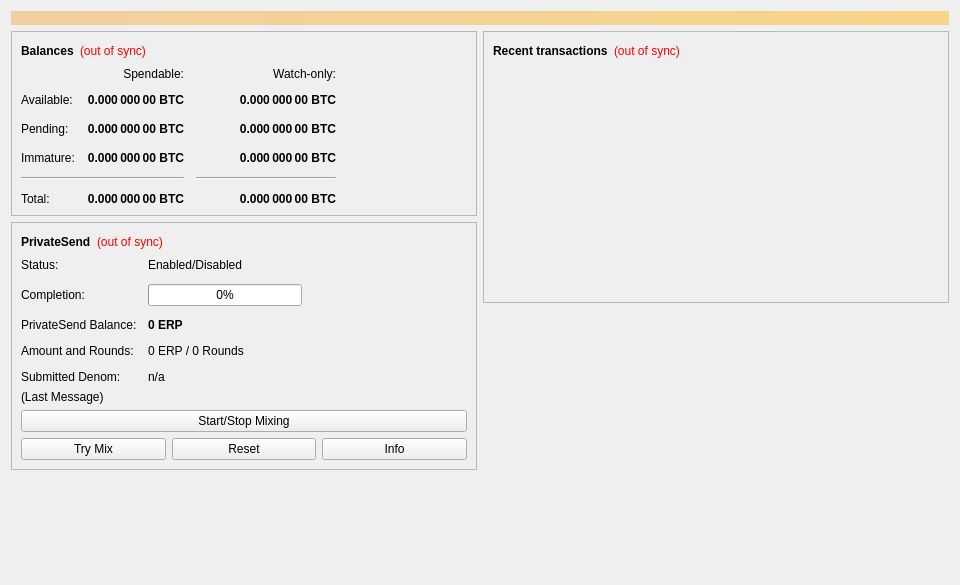
<?xml version="1.0" encoding="UTF-8"?>
<ui version="4.0">
 <class>OverviewPage</class>
 <widget class="QWidget" name="OverviewPage">
  <property name="geometry">
   <rect>
    <x>0</x>
    <y>0</y>
    <width>960</width>
    <height>585</height>
   </rect>
  </property>
  <property name="minimumSize">
   <size>
    <width>960</width>
    <height>0</height>
   </size>
  </property>
  <property name="windowTitle">
   <string>Form</string>
  </property>
  <layout class="QVBoxLayout" name="topLayout">
   <item>
    <widget class="QLabel" name="labelAlerts">
     <property name="visible">
      <bool>false</bool>
     </property>
     <property name="styleSheet">
      <string notr="true">QLabel { background-color: qlineargradient(x1: 0, y1: 0, x2: 1, y2: 0, stop:0 #F0D0A0, stop:1 #F8D488); color:#000000; }</string>
     </property>
     <property name="wordWrap">
      <bool>true</bool>
     </property>
     <property name="margin">
      <number>3</number>
     </property>
     <property name="textInteractionFlags">
      <set>Qt::TextSelectableByMouse</set>
     </property>
    </widget>
   </item>
   <item>
    <layout class="QHBoxLayout" name="horizontalLayout" stretch="1,1">
     <item>
      <layout class="QVBoxLayout" name="verticalLayout_2">
       <item>
        <widget class="QFrame" name="frame">
         <property name="frameShape">
          <enum>QFrame::StyledPanel</enum>
         </property>
         <property name="frameShadow">
          <enum>QFrame::Raised</enum>
         </property>
         <layout class="QVBoxLayout" name="verticalLayout_4">
          <item>
           <layout class="QHBoxLayout" name="horizontalLayout_4">
            <item>
             <widget class="QLabel" name="label_5">
              <property name="font">
               <font>
                <weight>75</weight>
                <bold>true</bold>
               </font>
              </property>
              <property name="text">
               <string>Balances</string>
              </property>
             </widget>
            </item>
            <item>
             <widget class="QLabel" name="labelWalletStatus">
              <property name="toolTip">
               <string>The displayed information may be out of date. Your wallet automatically synchronizes with the ERPcoin network after a connection is established, but this process has not completed yet.</string>
              </property>
              <property name="styleSheet">
               <string notr="true">QLabel { color: red; }</string>
              </property>
              <property name="text">
               <string notr="true">(out of sync)</string>
              </property>
              <property name="alignment">
               <set>Qt::AlignLeading|Qt::AlignLeft|Qt::AlignVCenter</set>
              </property>
             </widget>
            </item>
            <item>
             <spacer name="horizontalSpacer_3">
              <property name="orientation">
               <enum>Qt::Horizontal</enum>
              </property>
              <property name="sizeHint" stdset="0">
               <size>
                <width>40</width>
                <height>20</height>
               </size>
              </property>
             </spacer>
            </item>
           </layout>
          </item>
          <item>
           <layout class="QGridLayout" name="gridLayout">
            <property name="spacing">
             <number>12</number>
            </property>
            <item row="2" column="2">
             <widget class="QLabel" name="labelWatchPending">
              <property name="font">
               <font>
                <weight>75</weight>
                <bold>true</bold>
               </font>
              </property>
              <property name="cursor">
               <cursorShape>IBeamCursor</cursorShape>
              </property>
              <property name="toolTip">
               <string>Unconfirmed transactions to watch-only addresses</string>
              </property>
              <property name="text">
               <string notr="true">0.000 000 00 BTC</string>
              </property>
              <property name="alignment">
               <set>Qt::AlignRight|Qt::AlignTrailing|Qt::AlignVCenter</set>
              </property>
              <property name="textInteractionFlags">
               <set>Qt::LinksAccessibleByMouse|Qt::TextSelectableByKeyboard|Qt::TextSelectableByMouse</set>
              </property>
             </widget>
            </item>
            <item row="2" column="1">
             <widget class="QLabel" name="labelUnconfirmed">
              <property name="font">
               <font>
                <weight>75</weight>
                <bold>true</bold>
               </font>
              </property>
              <property name="cursor">
               <cursorShape>IBeamCursor</cursorShape>
              </property>
              <property name="toolTip">
               <string>Total of transactions that have yet to be confirmed, and do not yet count toward the spendable balance</string>
              </property>
              <property name="text">
               <string notr="true">0.000 000 00 BTC</string>
              </property>
              <property name="alignment">
               <set>Qt::AlignRight|Qt::AlignTrailing|Qt::AlignVCenter</set>
              </property>
              <property name="textInteractionFlags">
               <set>Qt::LinksAccessibleByMouse|Qt::TextSelectableByKeyboard|Qt::TextSelectableByMouse</set>
              </property>
             </widget>
            </item>
            <item row="3" column="2">
             <widget class="QLabel" name="labelWatchImmature">
              <property name="font">
               <font>
                <weight>75</weight>
                <bold>true</bold>
               </font>
              </property>
              <property name="cursor">
               <cursorShape>IBeamCursor</cursorShape>
              </property>
              <property name="toolTip">
               <string>Mined balance in watch-only addresses that has not yet matured</string>
              </property>
              <property name="text">
               <string notr="true">0.000 000 00 BTC</string>
              </property>
              <property name="alignment">
               <set>Qt::AlignRight|Qt::AlignTrailing|Qt::AlignVCenter</set>
              </property>
              <property name="textInteractionFlags">
               <set>Qt::LinksAccessibleByMouse|Qt::TextSelectableByKeyboard|Qt::TextSelectableByMouse</set>
              </property>
             </widget>
            </item>
            <item row="4" column="0" colspan="2">
             <widget class="Line" name="lineSpendableBalance">
              <property name="orientation">
               <enum>Qt::Horizontal</enum>
              </property>
             </widget>
            </item>
            <item row="4" column="2">
             <widget class="Line" name="lineWatchBalance">
              <property name="sizePolicy">
               <sizepolicy hsizetype="Preferred" vsizetype="Fixed">
                <horstretch>0</horstretch>
                <verstretch>0</verstretch>
               </sizepolicy>
              </property>
              <property name="minimumSize">
               <size>
                <width>140</width>
                <height>0</height>
               </size>
              </property>
              <property name="orientation">
               <enum>Qt::Horizontal</enum>
              </property>
             </widget>
            </item>
            <item row="5" column="0">
             <widget class="QLabel" name="labelTotalText">
              <property name="text">
               <string>Total:</string>
              </property>
             </widget>
            </item>
            <item row="3" column="1">
             <widget class="QLabel" name="labelImmature">
              <property name="font">
               <font>
                <weight>75</weight>
                <bold>true</bold>
               </font>
              </property>
              <property name="cursor">
               <cursorShape>IBeamCursor</cursorShape>
              </property>
              <property name="toolTip">
               <string>Mined balance that has not yet matured</string>
              </property>
              <property name="text">
               <string notr="true">0.000 000 00 BTC</string>
              </property>
              <property name="alignment">
               <set>Qt::AlignRight|Qt::AlignTrailing|Qt::AlignVCenter</set>
              </property>
              <property name="textInteractionFlags">
               <set>Qt::LinksAccessibleByMouse|Qt::TextSelectableByKeyboard|Qt::TextSelectableByMouse</set>
              </property>
             </widget>
            </item>
            <item row="2" column="3">
             <spacer name="horizontalSpacer_2">
              <property name="orientation">
               <enum>Qt::Horizontal</enum>
              </property>
              <property name="sizeHint" stdset="0">
               <size>
                <width>40</width>
                <height>20</height>
               </size>
              </property>
             </spacer>
            </item>
            <item row="3" column="0">
             <widget class="QLabel" name="labelImmatureText">
              <property name="text">
               <string>Immature:</string>
              </property>
             </widget>
            </item>
            <item row="5" column="1">
             <widget class="QLabel" name="labelTotal">
              <property name="font">
               <font>
                <weight>75</weight>
                <bold>true</bold>
               </font>
              </property>
              <property name="cursor">
               <cursorShape>IBeamCursor</cursorShape>
              </property>
              <property name="toolTip">
               <string>Your current total balance</string>
              </property>
              <property name="text">
               <string notr="true">0.000 000 00 BTC</string>
              </property>
              <property name="alignment">
               <set>Qt::AlignRight|Qt::AlignTrailing|Qt::AlignVCenter</set>
              </property>
              <property name="textInteractionFlags">
               <set>Qt::LinksAccessibleByMouse|Qt::TextSelectableByKeyboard|Qt::TextSelectableByMouse</set>
              </property>
             </widget>
            </item>
            <item row="5" column="2">
             <widget class="QLabel" name="labelWatchTotal">
              <property name="font">
               <font>
                <weight>75</weight>
                <bold>true</bold>
               </font>
              </property>
              <property name="cursor">
               <cursorShape>IBeamCursor</cursorShape>
              </property>
              <property name="toolTip">
               <string>Current total balance in watch-only addresses</string>
              </property>
              <property name="text">
               <string notr="true">0.000 000 00 BTC</string>
              </property>
              <property name="alignment">
               <set>Qt::AlignRight|Qt::AlignTrailing|Qt::AlignVCenter</set>
              </property>
              <property name="textInteractionFlags">
               <set>Qt::LinksAccessibleByMouse|Qt::TextSelectableByKeyboard|Qt::TextSelectableByMouse</set>
              </property>
             </widget>
            </item>
            <item row="0" column="2">
             <widget class="QLabel" name="labelWatchonly">
              <property name="text">
               <string>Watch-only:</string>
              </property>
              <property name="alignment">
               <set>Qt::AlignRight|Qt::AlignTrailing|Qt::AlignVCenter</set>
              </property>
             </widget>
            </item>
            <item row="1" column="0">
             <widget class="QLabel" name="labelBalanceText">
              <property name="text">
               <string>Available:</string>
              </property>
             </widget>
            </item>
            <item row="1" column="1">
             <widget class="QLabel" name="labelBalance">
              <property name="font">
               <font>
                <weight>75</weight>
                <bold>true</bold>
               </font>
              </property>
              <property name="cursor">
               <cursorShape>IBeamCursor</cursorShape>
              </property>
              <property name="toolTip">
               <string>Your current spendable balance</string>
              </property>
              <property name="text">
               <string notr="true">0.000 000 00 BTC</string>
              </property>
              <property name="alignment">
               <set>Qt::AlignRight|Qt::AlignTrailing|Qt::AlignVCenter</set>
              </property>
              <property name="textInteractionFlags">
               <set>Qt::LinksAccessibleByMouse|Qt::TextSelectableByKeyboard|Qt::TextSelectableByMouse</set>
              </property>
             </widget>
            </item>
            <item row="1" column="2">
             <widget class="QLabel" name="labelWatchAvailable">
              <property name="font">
               <font>
                <weight>75</weight>
                <bold>true</bold>
               </font>
              </property>
              <property name="cursor">
               <cursorShape>IBeamCursor</cursorShape>
              </property>
              <property name="toolTip">
               <string>Your current balance in watch-only addresses</string>
              </property>
              <property name="text">
               <string notr="true">0.000 000 00 BTC</string>
              </property>
              <property name="alignment">
               <set>Qt::AlignRight|Qt::AlignTrailing|Qt::AlignVCenter</set>
              </property>
              <property name="textInteractionFlags">
               <set>Qt::LinksAccessibleByMouse|Qt::TextSelectableByKeyboard|Qt::TextSelectableByMouse</set>
              </property>
             </widget>
            </item>
            <item row="2" column="0">
             <widget class="QLabel" name="labelPendingText">
              <property name="text">
               <string>Pending:</string>
              </property>
             </widget>
            </item>
            <item row="0" column="1">
             <widget class="QLabel" name="labelSpendable">
              <property name="text">
               <string>Spendable:</string>
              </property>
              <property name="alignment">
               <set>Qt::AlignRight|Qt::AlignTrailing|Qt::AlignVCenter</set>
              </property>
             </widget>
            </item>
           </layout>
          </item>
         </layout>
        </widget>
       </item>
       <item>
        <widget class="QFrame" name="framePrivateSend">
         <property name="layoutDirection">
          <enum>Qt::LeftToRight</enum>
         </property>
         <property name="frameShape">
          <enum>QFrame::StyledPanel</enum>
         </property>
         <property name="frameShadow">
          <enum>QFrame::Raised</enum>
         </property>
         <layout class="QVBoxLayout" name="VerticalLayout_PS1">
          <item>
           <layout class="QHBoxLayout" name="horizontalLayout_5">
            <item>
             <widget class="QLabel" name="labelPrivateSendHeader">
              <property name="font">
               <font>
                <weight>75</weight>
                <bold>true</bold>
               </font>
              </property>
              <property name="text">
               <string>PrivateSend</string>
              </property>
             </widget>
            </item>
            <item>
             <widget class="QLabel" name="labelPrivateSendSyncStatus">
              <property name="toolTip">
               <string>The displayed information may be out of date. Your wallet automatically synchronizes with the ERPcoin network after a connection is established, but this process has not completed yet.</string>
              </property>
              <property name="styleSheet">
               <string notr="true">QLabel { color: red; }</string>
              </property>
              <property name="text">
               <string notr="true">(out of sync)</string>
              </property>
              <property name="alignment">
               <set>Qt::AlignLeading|Qt::AlignLeft|Qt::AlignVCenter</set>
              </property>
             </widget>
            </item>
            <item>
             <spacer name="horizontalSpacer_4">
              <property name="orientation">
               <enum>Qt::Horizontal</enum>
              </property>
              <property name="sizeHint" stdset="0">
               <size>
                <width>40</width>
                <height>20</height>
               </size>
              </property>
             </spacer>
            </item>
           </layout>
          </item>
          <item>
           <layout class="QFormLayout" name="privateSendFormLayout">
            <property name="fieldGrowthPolicy">
             <enum>QFormLayout::AllNonFixedFieldsGrow</enum>
            </property>
            <property name="horizontalSpacing">
             <number>11</number>
            </property>
            <property name="verticalSpacing">
             <number>12</number>
            </property>
            <item row="0" column="0">
             <widget class="QLabel" name="labelPrivateSendEnabledText">
              <property name="text">
               <string>Status:</string>
              </property>
             </widget>
            </item>
            <item row="0" column="1">
             <widget class="QLabel" name="labelPrivateSendEnabled">
              <property name="text">
               <string>Enabled/Disabled</string>
              </property>
             </widget>
            </item>
            <item row="1" column="0">
             <widget class="QLabel" name="labelCompletitionText">
              <property name="text">
               <string>Completion:</string>
              </property>
             </widget>
            </item>
            <item row="1" column="1">
             <widget class="QProgressBar" name="privateSendProgress">
              <property name="maximumSize">
               <size>
                <width>154</width>
                <height>16777215</height>
               </size>
              </property>
              <property name="value">
               <number>0</number>
              </property>
             </widget>
            </item>
            <item row="2" column="0">
             <widget class="QLabel" name="labelAnonymizedText">
              <property name="text">
               <string>PrivateSend Balance:</string>
              </property>
             </widget>
            </item>
            <item row="2" column="1">
             <widget class="QLabel" name="labelAnonymized">
              <property name="font">
               <font>
                <weight>75</weight>
                <bold>true</bold>
               </font>
              </property>
              <property name="text">
               <string notr="true">0 ERP</string>
              </property>
             </widget>
            </item>
            <item row="3" column="0">
             <widget class="QLabel" name="labelAmountAndRoundsText">
              <property name="text">
               <string>Amount and Rounds:</string>
              </property>
             </widget>
            </item>
            <item row="3" column="1">
             <widget class="QLabel" name="labelAmountRounds">
              <property name="text">
               <string>0 ERP / 0 Rounds</string>
              </property>
             </widget>
            </item>
            <item row="4" column="0">
             <widget class="QLabel" name="labelSubmittedDenomText">
              <property name="text">
               <string>Submitted Denom:</string>
              </property>
             </widget>
            </item>
            <item row="4" column="1">
             <widget class="QLabel" name="labelSubmittedDenom">
              <property name="toolTip">
               <string>The denominations you submitted to the Masternode.&lt;br&gt;To mix, other users must submit the exact same denominations.</string>
              </property>
              <property name="text">
               <string>n/a</string>
              </property>
             </widget>
            </item>
           </layout>
          </item>
          <item>
           <layout class="QVBoxLayout" name="VerticalLayout_PS">
            <item>
             <widget class="QLabel" name="labelPrivateSendLastMessage">
              <property name="text">
               <string>(Last Message)</string>
              </property>
              <property name="alignment">
               <set>Qt::AlignLeading|Qt::AlignLeft|Qt::AlignTop</set>
              </property>
              <property name="wordWrap">
               <bool>true</bool>
              </property>
             </widget>
            </item>
            <item>
             <widget class="QPushButton" name="togglePrivateSend">
              <property name="sizePolicy">
               <sizepolicy hsizetype="MinimumExpanding" vsizetype="Fixed">
                <horstretch>0</horstretch>
                <verstretch>0</verstretch>
               </sizepolicy>
              </property>
              <property name="text">
               <string>Start/Stop Mixing</string>
              </property>
             </widget>
            </item>
            <item>
             <layout class="QHBoxLayout" name="horizontalLayout_debugbuttons">
              <item>
               <widget class="QPushButton" name="privateSendAuto">
                <property name="sizePolicy">
                 <sizepolicy hsizetype="MinimumExpanding" vsizetype="Fixed">
                  <horstretch>0</horstretch>
                  <verstretch>0</verstretch>
                 </sizepolicy>
                </property>
                <property name="toolTip">
                 <string>Try to manually submit a PrivateSend request.</string>
                </property>
                <property name="text">
                 <string>Try Mix</string>
                </property>
               </widget>
              </item>
              <item>
               <widget class="QPushButton" name="privateSendReset">
                <property name="sizePolicy">
                 <sizepolicy hsizetype="MinimumExpanding" vsizetype="Fixed">
                  <horstretch>0</horstretch>
                  <verstretch>0</verstretch>
                 </sizepolicy>
                </property>
                <property name="toolTip">
                 <string>Reset the current status of PrivateSend (can interrupt PrivateSend if it's in the process of Mixing, which can cost you money!)</string>
                </property>
                <property name="autoFillBackground">
                 <bool>false</bool>
                </property>
                <property name="text">
                 <string>Reset</string>
                </property>
               </widget>
              </item>
              <item>
               <widget class="QPushButton" name="privateSendInfo">
                <property name="sizePolicy">
                 <sizepolicy hsizetype="MinimumExpanding" vsizetype="Fixed">
                  <horstretch>0</horstretch>
                  <verstretch>0</verstretch>
                 </sizepolicy>
                </property>
                <property name="toolTip">
                 <string>Information about PrivateSend and Mixing</string>
                </property>
                <property name="text">
                 <string>Info</string>
                </property>
               </widget>
              </item>
             </layout>
            </item>
           </layout>
          </item>
         </layout>
        </widget>
       </item>
       <item>
        <spacer name="verticalSpacer">
         <property name="orientation">
          <enum>Qt::Vertical</enum>
         </property>
         <property name="sizeHint" stdset="0">
          <size>
           <width>20</width>
           <height>40</height>
          </size>
         </property>
        </spacer>
       </item>
      </layout>
     </item>
     <item>
      <layout class="QVBoxLayout" name="verticalLayout_3">
       <item>
        <widget class="QFrame" name="frame_2">
         <property name="frameShape">
          <enum>QFrame::StyledPanel</enum>
         </property>
         <property name="frameShadow">
          <enum>QFrame::Raised</enum>
         </property>
         <layout class="QVBoxLayout" name="verticalLayout">
          <item>
           <layout class="QHBoxLayout" name="horizontalLayout_2">
            <item>
             <widget class="QLabel" name="label_4">
              <property name="font">
               <font>
                <weight>75</weight>
                <bold>true</bold>
               </font>
              </property>
              <property name="text">
               <string>Recent transactions</string>
              </property>
             </widget>
            </item>
            <item>
             <widget class="QLabel" name="labelTransactionsStatus">
              <property name="toolTip">
               <string>The displayed information may be out of date. Your wallet automatically synchronizes with the ERPcoin network after a connection is established, but this process has not completed yet.</string>
              </property>
              <property name="styleSheet">
               <string notr="true">QLabel { color: red; }</string>
              </property>
              <property name="text">
               <string notr="true">(out of sync)</string>
              </property>
              <property name="alignment">
               <set>Qt::AlignLeading|Qt::AlignLeft|Qt::AlignVCenter</set>
              </property>
             </widget>
            </item>
            <item>
             <spacer name="horizontalSpacer">
              <property name="orientation">
               <enum>Qt::Horizontal</enum>
              </property>
              <property name="sizeHint" stdset="0">
               <size>
                <width>40</width>
                <height>20</height>
               </size>
              </property>
             </spacer>
            </item>
           </layout>
          </item>
          <item>
           <widget class="QListView" name="listTransactions">
            <property name="styleSheet">
             <string notr="true">QListView { background: transparent; }</string>
            </property>
            <property name="frameShape">
             <enum>QFrame::NoFrame</enum>
            </property>
            <property name="verticalScrollBarPolicy">
             <enum>Qt::ScrollBarAlwaysOff</enum>
            </property>
            <property name="horizontalScrollBarPolicy">
             <enum>Qt::ScrollBarAlwaysOff</enum>
            </property>
            <property name="selectionMode">
             <enum>QAbstractItemView::NoSelection</enum>
            </property>
           </widget>
          </item>
         </layout>
        </widget>
       </item>
       <item>
        <spacer name="verticalSpacer_2">
         <property name="orientation">
          <enum>Qt::Vertical</enum>
         </property>
         <property name="sizeHint" stdset="0">
          <size>
           <width>20</width>
           <height>40</height>
          </size>
         </property>
        </spacer>
       </item>
      </layout>
     </item>
    </layout>
   </item>
  </layout>
 </widget>
 <resources/>
 <connections/>
</ui>
